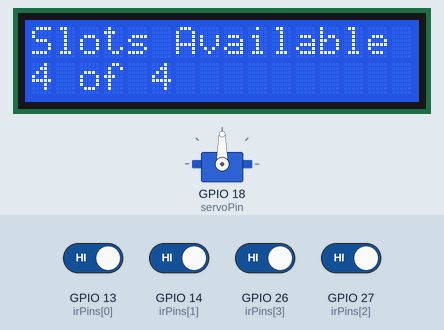
Recording of a sketch running on a simulated ESP32. Shown: 16×2 character LCD, servo. Inputs (shaded band) come from the test bench; at power-on: GPIO 13 (irPins[0]), GPIO 14 (irPins[1]), GPIO 26 (irPins[3]), GPIO 27 (irPins[2]) HIGH. WiFi joins after 1.5 s; servers stay silent unless stated; what the sketch prints to the serial monitor is not drawn.

Above: at 1.2 s.
1.3 s: GPIO 13 (irPins[0]) driven LOW
At 3.3 s:
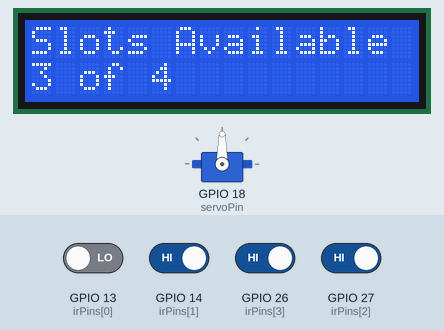
3.6 s: GPIO 14 (irPins[1]) driven LOW
At 4.6 s:
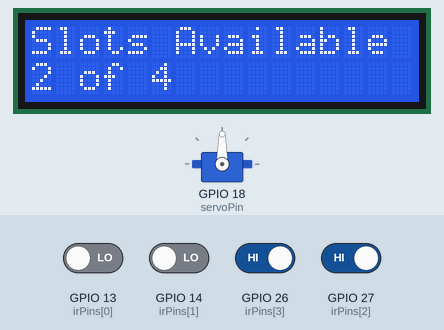
5.7 s: GPIO 26 (irPins[3]) driven LOW
At 7.0 s:
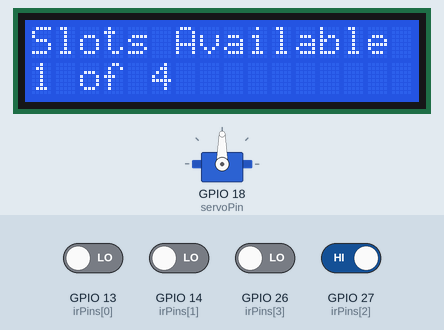
7.7 s: GPIO 27 (irPins[2]) driven LOW
At 9.3 s:
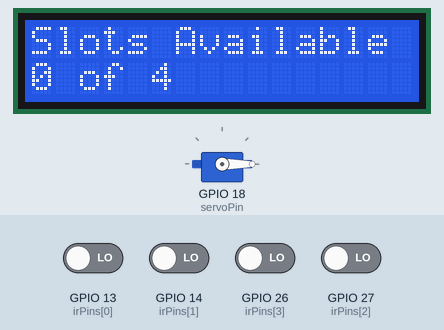
9.8 s: GPIO 27 (irPins[2]) driven HIGH
At 11.6 s:
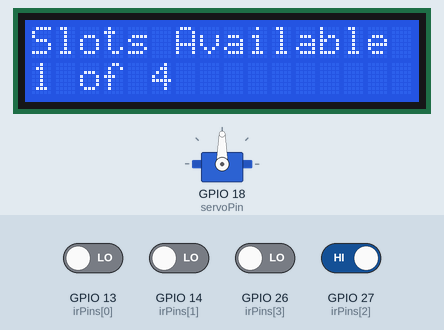
Timing chart, 0 to 12.8 s (numbered marks = the images above; inputs shaded):
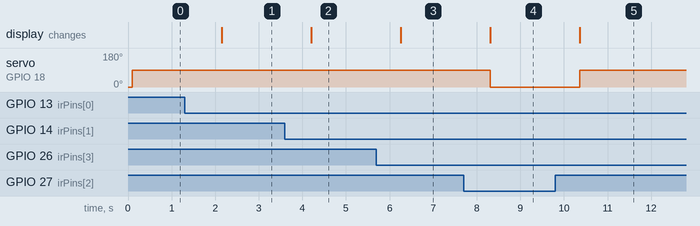

Measured:
- after the input at 1.3 s, the display: changes after 0.85 s (image 1)
- after the input at 3.6 s, the display: changes after 0.60 s (image 2)
- after the input at 5.7 s, the display: changes after 0.56 s (image 3)
- after the input at 7.7 s, servo on GPIO 18 (servoPin): 90° → 0° after 0.61 s; the display: changes after 0.61 s (image 4)
- after the input at 9.8 s, servo on GPIO 18 (servoPin): 0° → 90° after 0.57 s; the display: changes after 0.57 s (image 5)

The sketch:

smart_parking.ino
```cpp
#include <WiFi.h>
#include <Wire.h>
#include <LiquidCrystal_I2C.h>
#include <ESP32Servo.h>

const int irPins[4] = {13, 14, 27, 26};
const int servoPin = 18;

const char* ssid = "YOUR_WIFI_NAME";
const char* password = "YOUR_WIFI_PASSWORD";

LiquidCrystal_I2C lcd(0x27, 16, 2);
Servo gateServo;

void setup() {
  Serial.begin(115200);

  for (int i = 0; i < 4; i++) {
    pinMode(irPins[i], INPUT);
  }

  lcd.init();
  lcd.backlight();

  gateServo.attach(servoPin);
  gateServo.write(0);

  WiFi.begin(ssid, password);
}

void loop() {
  int occupied = 0;

  for (int i = 0; i < 4; i++) {
    // Many IR modules output LOW when an object is detected.
    if (digitalRead(irPins[i]) == LOW) {
      occupied++;
    }
  }

  int available = 4 - occupied;

  lcd.setCursor(0, 0);
  lcd.print("Slots Available");
  lcd.setCursor(0, 1);
  lcd.print(available);
  lcd.print(" of 4       ");

  Serial.print("Occupied: ");
  Serial.print(occupied);
  Serial.print("  Available: ");
  Serial.println(available);

  if (available > 0) {
    gateServo.write(90);   // Demonstration: open gate
  } else {
    gateServo.write(0);    // Close gate when full
  }

  delay(1000);
}
```
